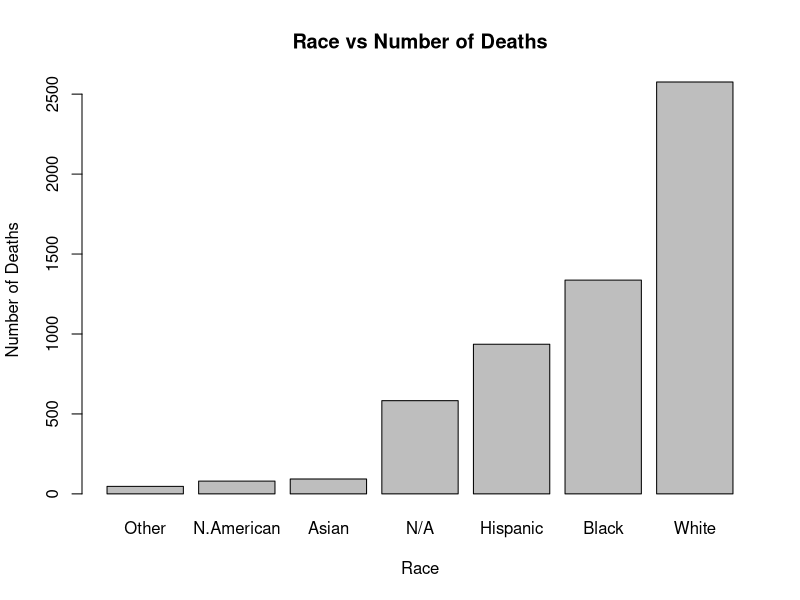
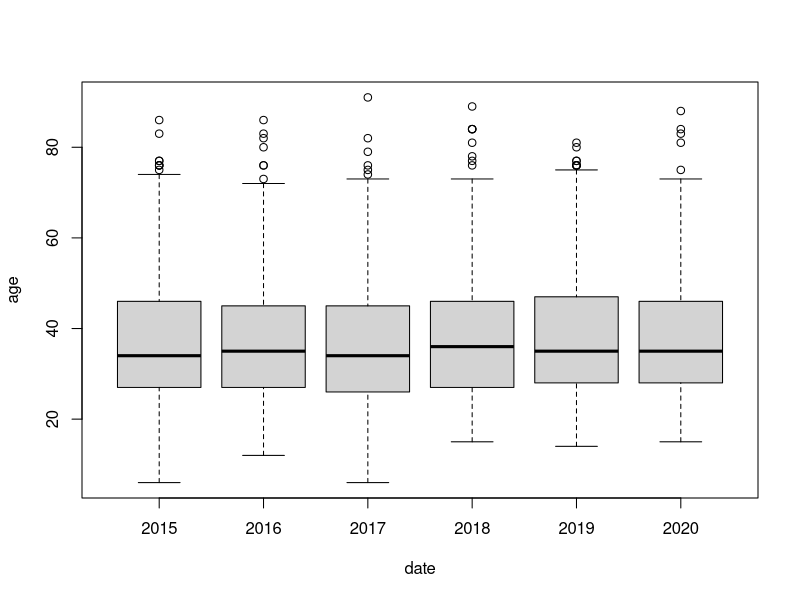

Source code (R) for these figures, in order:
## ---- chunk 1
shootings = read.csv("fatal-police-shootings-data.csv", header = TRUE)

# Quick look at top 5 rows of data
head(shootings)

## Size of data
dim(shootings)

## R's classification of data
class(shootings)

## R's classification of variables
str(shootings)
## ---- chunk 2
shootings_copy = read.csv("fatal-police-shootings-data.csv", header = TRUE)
## ---- chunk 3
shootings_copy$race = gsub("A", "Asian", shootings_copy$race)
shootings_copy$race = gsub("B", "Black", shootings_copy$race)
shootings_copy$race = gsub("H", "Hispanic", shootings_copy$race)
shootings_copy$race = gsub("N", "N.American", shootings_copy$race)
shootings_copy$race = gsub("W", "White", shootings_copy$race)
shootings_copy$race = gsub("O", "Other", shootings_copy$race)
shootings_copy$race[shootings_copy$race == ""] <- "N/A"
## ---- chunk 4
i = 1

while (i<995) {
  shootings_copy$date[i] = 2015
  i = i + 1
}

while (i<1957) {
  shootings_copy$date[i] = 2016
  i = i + 1
}

while (i<2943) {
  shootings_copy$date[i] = 2017
  i = i + 1
}

while (i<3933) {
  shootings_copy$date[i] = 2018
  i = i + 1
}

while (i<4932) {
  shootings_copy$date[i] = 2019
  i = i + 1
}

while (i<5653) {
  shootings_copy$date[i] = 2020
  i = i + 1
}
## ---- chunk 5
shootings_copy$date = as.factor(shootings_copy$date)
shootings_copy$manner_of_death = as.factor(shootings_copy$manner_of_death)
shootings_copy$armed = as.factor(shootings_copy$armed)
shootings_copy$gender = as.factor(shootings_copy$gender)
shootings_copy$race = as.factor(shootings_copy$race)
shootings_copy$city = as.factor(shootings_copy$city)
shootings_copy$state = as.factor(shootings_copy$state)
shootings_copy$signs_of_mental_illness = as.logical(shootings_copy$signs_of_mental_illness)
shootings_copy$threat_level = as.factor(shootings_copy$threat_level)
shootings_copy$flee = as.factor(shootings_copy$flee)
shootings_copy$body_camera = as.logical(shootings_copy$body_camera)
shootings_copy$is_geocoding_exact = as.factor(shootings_copy$is_geocoding_exact)

str(shootings_copy)
## ---- chunk 6
race = shootings_copy$race
table(race)

race = factor(race, levels=c("Other", "N.American", "Asian", "N/A", "Hispanic", "Black", "White"))
barplot(table(race), main="Race vs Number of Deaths", xlab="Race", ylab="Number of Deaths")
## ---- chunk 7
date = shootings_copy$date
age = shootings_copy$age

plot(date, age, xlab="date", ylab="age")

